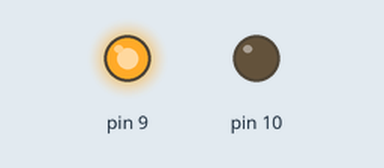
Recording of a sketch running on a simulated Arduino Uno, built with avr-gcc and run on an emulated ATmega328P. On the bench: output pins drawn as LEDs (lit = HIGH). What the sketch prints to the serial monitor is not drawn.

Above: at 0.3 s.
Timing chart, 0 to 1.8 s (numbered marks = the images above):
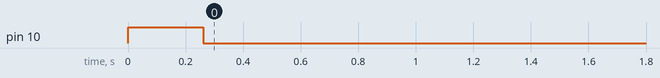

The sketch:

pwm_wave_generatiom.ino
```cpp
#define F_CPU 16000000UL
#include <avr/io.h>
#include<util/delay.h>
#include<avr/interrupt.h>
//#include "uarts.h"
#include<stdlib.h>
#include<SoftwareSerial.h>
uint32_t a,b,c,bx,cx;                 //range 0-65535


static inline void initTimer1_328p(void)
{
  /* Set up Timer1 (16bit) to give a pulse every 20ms */
  /* Use Fast PWM mode, counter max in ICR1 */
  TCCR1A |= (1 << WGM11);
  TCCR1B |= (1 << WGM12) | (1 << WGM13);
  TCCR1B |= (1 << CS11);  /* /1 prescaling -- counting in microseconds */
  ICR1 = 40000;                                    /* TOP value = 20ms */
  TCCR1A |= (1 << COM1A1)|(1<<COM1B1);              /* Direct output on PB1 / OC1A */
  DDRB |= (1 << PB2)|(1<<PB1);                            /* set pin for output */
  //OCR1B=2000;   //pb2-10
  OCR1A=4000;    //pb1-9
}
void setup()
{
  Serial.begin(9600);
  initTimer1_328p();
  Serial.println("dfks");
}
void loop()
{
}
```

Measured:
- by itself, pin 10: HIGH → LOW at 0.26 s
